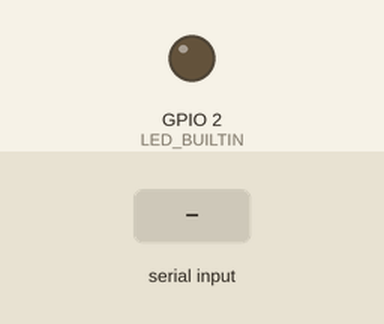
Bench run of a sketch on a simulated ESP32. Parts: output pins drawn as LEDs (lit = HIGH). Dashed ring = blinking. The inputs (shaded band) are chosen by the test bench. What the sketch prints to the serial monitor is not drawn.

Above: at 0.1 s.
At 2.2 s:
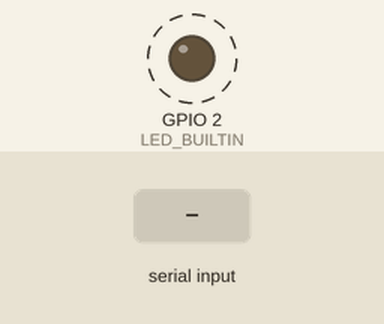
2.3 s: "1" received over the second serial link
Timing chart, 0 to 11.3 s (numbered marks = the images above; inputs shaded):
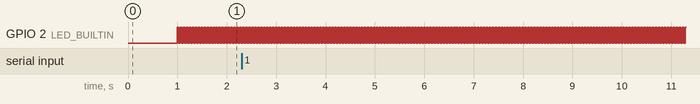

Measured:
- by itself, GPIO 2 (LED_BUILTIN): alternates HIGH for 0.03 s and LOW for 0.03 s

The sketch:

ASCIITable_receive.ino
```cpp
void setup() {

  pinMode(LED_BUILTIN, OUTPUT);
  Serial.begin(9600);
  Serial2.begin(9600, SERIAL_8N1, RX, TX); //rx/tx: leave it up to our board's config to define the mapping of these pins

  Serial.println("Boot OK.  Receiver ready.");
  delay(1000);
}

void loop() {

  if(Serial2.available()){
    //Serial.print("Received: ");
    char c = Serial2.read();
    Serial.printf("Received: %c\n", c);
  }

  digitalWrite(LED_BUILTIN, HIGH);
  delay(30);
  digitalWrite(LED_BUILTIN, LOW);
  delay(30); // keep loop alive

}
```
